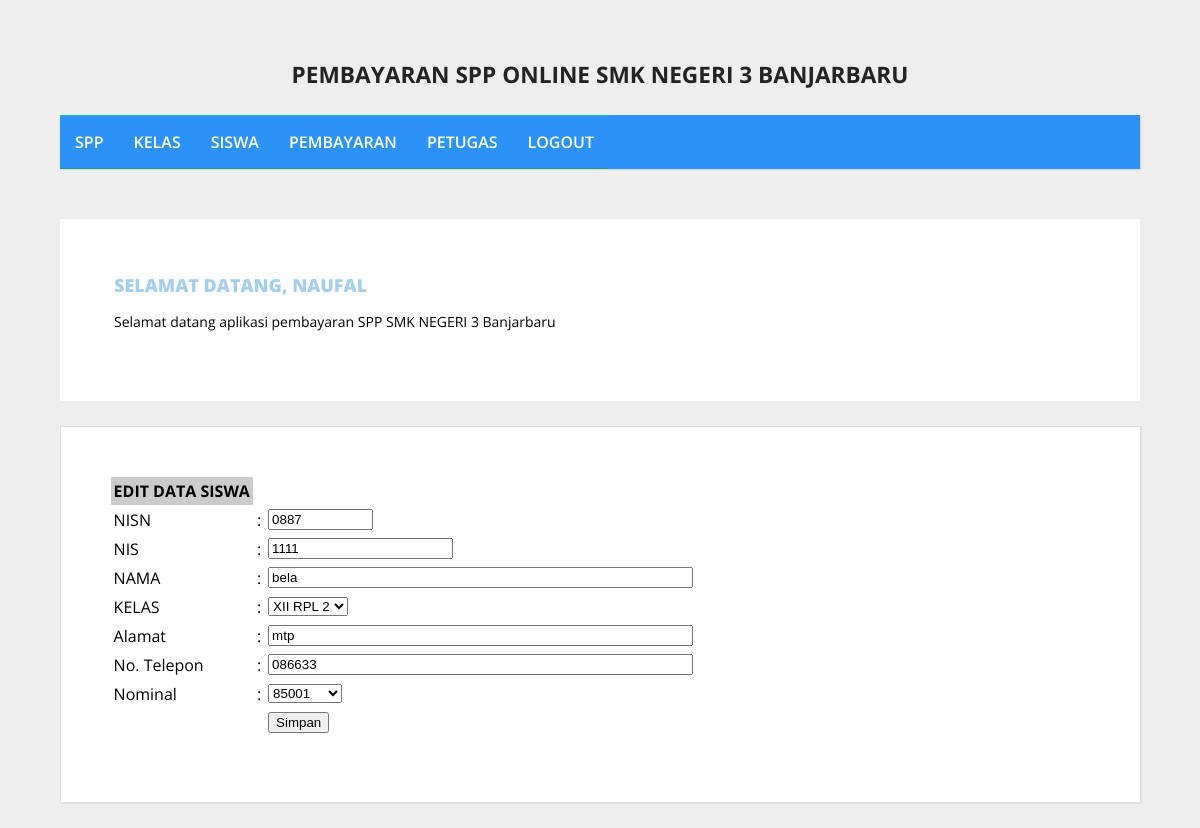
/admin/halaman_admin.php?open=edit_siswa&nisn=0887 (signed in), run on the app's committed database.
### tables this page shows
CREATE TABLE `siswa` (
  `nisn` varchar(10) NOT NULL,
  `nis` varchar(8) NOT NULL,
  `nama` varchar(35) NOT NULL,
  `id_kelas` varchar(11) NOT NULL,
  `alamat` text NOT NULL,
  `no_telp` varchar(15) NOT NULL,
  `id_spp` varchar(5) NOT NULL
);

### admin/edit_siswa.php (the view, shortened to what this page needs)
<?php
include_once "../src/koneksi.php";
$nisn = $_GET['nisn'];
$sql  = mysqli_query($koneksi, "SELECT * FROM siswa WHERE nisn='$nisn'");
$data = mysqli_fetch_array($sql);
?>
<form action="" method="post">
    <table cellspacing="1" cellpadding="3">
        <tr>
            <td bgcolor="#CCCCCC"><strong>EDIT DATA SISWA</strong></td>
        </tr>
        <tr>
            <td>NISN</td>
            <td>:</td>
            <td><input name="nisn" type="text" size="10" maxlength="10" value="<?php echo $data['nisn']; ?>" readonly="true" /></td>
        </tr>
        <tr>
            <td>NIS</td>
            <td>:</td>
            <td><input name="nis" type="text" size="20" maxlength="10" value="<?php echo $data['nis']; ?>" /></td>
        </tr>
        <tr>
            <td>NAMA</td>
            <td>:</td>
            <td><input name="nama" type="text" size="50" maxlength="50" value="<?php echo $data['nama']; ?>" /></td>
        </tr>
        <tr>
            <td>KELAS</td>
            <td>:</td>
            <td>
                <select name="id_kelas">
                    <?php
                    $tampilkanKelas = mysqli_query($koneksi, "SELECT * FROM kelas");
                    while ($bacaData = mysqli_fetch_array($tampilkanKelas)) {
                        if ($bacaData['id_kelas'] == $data['id_kelas']) {
                            $cek = "selected";
                        } else {
                            $cek = "";
                        }
                        echo "<option value='$bacaData[id_kelas]' $cek>$bacaData[nama_kelas]</option>";
                    }
                    ?>
                </select>
            </td>
        </tr>
        <tr>
            <td>Alamat</td>
            <td>:</td>
            <td><input name="alamat" type="text" size="50" maxlength="50" value="<?php echo $data['alamat']; ?>" /></td>
        </tr>
        <tr>
            <td>No. Telepon</td>
            <td>:</td>
            <td><input name="no_telp" type="text" size="50" maxlength="50" value="<?php echo $data['no_telp']; ?>" /></td>
        </tr>
        <tr>
            <td>Nominal</td>
            <td>:</td>
            <td>
                <select name="id_spp">
                    <?php
                    $tampilkanSPP = mysqli_query($koneksi, "SELECT * FROM spp");
                    while ($bacaData = mysqli_fetch_array($tampilkanSPP)) {
                        if ($bacaData['id_spp'] == $data['id_spp']) {
                            $cek = "selected";
                        } else {
                            $cek = "";
                        }
                        echo "<option value='$bacaData[id_spp]' $cek>$bacaData[nominal]</option>";
                    }
                    ?>
                </select>
            </td>
        </tr>
        <tr>
            <td>&nbsp;</td>
            <td>&nbsp;</td>
            <td><input name="btnSimpan" type="submit" value="Simpan" /></td>
        </tr>
    </table>
</form>

### src/style.css (style rules this page uses)
body { background: #eee; margin: 0; font-family: 'Open Sans', sans-serif; }

### data on the page
siswa: nisn "0887", nis "1111", nama "bela", alamat "mtp", no_telp "086633"

### other printed values
$_SESSION['username'] "NAUFAL"
form field id_kelas "XII RPL 2"
form field id_spp "85001"
